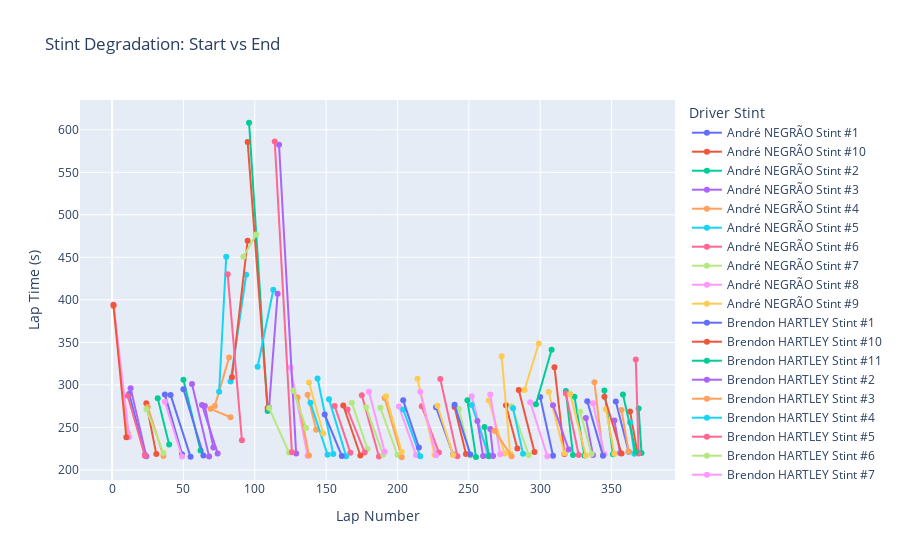

Notebook source saved alongside this figure:
### Code cell
stint_summary = (
    LeMans.groupby(["driver_stint", "team_no"]).agg(
        start_lap=("lap_number", "min"),
        end_lap=("lap_number", "max"),
        start_time=("lap_time_s", "first"),
        end_time=("lap_time_s", "last")
    )
    .reset_index()
)

stint_long = pd.concat(
    [stint_summary[["driver_stint", "team_no", "start_lap", "start_time"]].rename(columns={"start_lap": "lap", "start_time": "lap_time"}),

    stint_summary[["driver_stint", "team_no", "end_lap", "end_time"]].rename(columns={"end_lap": "lap", "end_time": "lap_time"})],
    ignore_index=True
)

fig = px.line(stint_long,
    x="lap",
    y="lap_time",
    color="driver_stint",   
    line_group="team_no", 
    markers=True,
    title="Stint Degradation: Start vs End",
    labels={                  
        "lap": "Lap Number",
        "lap_time": "Lap Time",
        "driver_stint": "Driver Stint",
        "team_no": "Team Number"
    }
)

fig.update_layout(
    xaxis_title="Lap Number",
    yaxis_title="Lap Time (s)"
)

fig.show()
